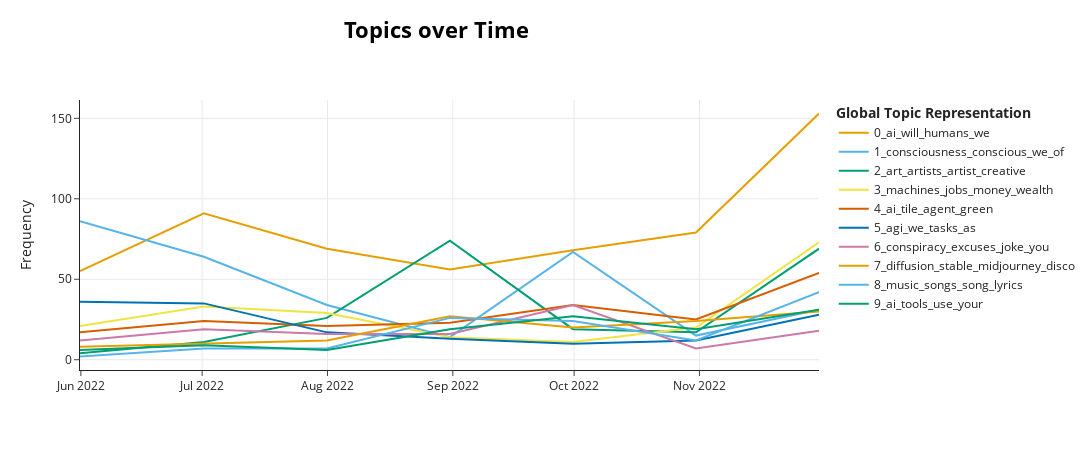

Notebook source saved alongside this figure:
### Code cell
# model.visualize_topics()
# model.get_topic_info()

new_topic_labels = {
    0: "AI and Humanity",
    1: "Creative Arts with AI",
    2: "Learning with AI",
    3: "Music and AI",
    4: "AI in Jobs and Economy",
    5: "AI Research Discussions",
    6: "Question-Answer Systems",
    7: "AGI and Future",
    8: "Chatbots and Conversations",
    9: "Stable Diffusion and AI Art",
}


topics_over_time = model.topics_over_time(comments['body'], comments['date'], nr_bins=7, datetime_format='%d, %m, %Y')
model.set_topic_labels(new_topic_labels)

model.visualize_topics_over_time(topics_over_time, top_n_topics=10)

# model.visualize_topics_over_time(topics_over_time, top_n_topics=10)

### Figure 1 — Plotly figure (JSON) as saved in the notebook; plotly's stock layout.template omitted (floating-point values rounded to 4 significant figures)
{"data": [{"hoverinfo": "text", "hovertext": ["<b>Topic 0</b><br>Words: ai, humans, us, we, will", "<b>Topic 0</b><br>Words: ai, will, system, humans, we", "<b>Topic 0</b><br>Words: ai, we, us, will, humans", "<b>Topic 0</b><br>Words: ai, humans, we, will, world", "<b>Topic 0</b><br>Words: ai, automation, will, humans, transportation", "<b>Topic 0</b><br>Words: ai, humans, will, we, be", "<b>Topic 0</b><br>Words: ai, will, humans, we, be"], "marker": {"color": "#E69F00"}, "mode": "lines", "name": "0_ai_will_humans_we", "type": "scatter", "x": ["2022-05-31T18:53:16.800000", "2022-07-01T10:17:08.571428", "2022-07-31T20:34:17.142857", "2022-08-31T06:51:25.714285", "2022-09-30T17:08:34.285714", "2022-10-31T03:25:42.857142", "2022-11-30T13:42:51.428571"], "y": [55, 91, 69, 56, 68, 79, 153]}, {"hoverinfo": "text", "hovertext": ["<b>Topic 1</b><br>Words: consciousness, conscious, we, nonlocal, of", "<b>Topic 1</b><br>Words: consciousness, conscious, we, our, of", "<b>Topic 1</b><br>Words: conscious, consciousness, inner, we, think", "<b>Topic 1</b><br>Words: consciousness, conscious, we, thought, subconscious", "<b>Topic 1</b><br>Words: consciousness, conscious, we, is, of", "<b>Topic 1</b><br>Words: consciousness, conscious, deterministic, perception, tngs", "<b>Topic 1</b><br>Words: consciousness, conscious, brain, physical, as"], "marker": {"color": "#56B4E9"}, "mode": "lines", "name": "1_consciousness_conscious_we_of", "type": "scatter", "x": ["2022-05-31T18:53:16.800000", "2022-07-01T10:17:08.571428", "2022-07-31T20:34:17.142857", "2022-08-31T06:51:25.714285", "2022-09-30T17:08:34.285714", "2022-10-31T03:25:42.857142", "2022-11-30T13:42:51.428571"], "y": [86, 64, 34, 14, 67, 15, 31]}, {"hoverinfo": "text", "hovertext": ["<b>Topic 2</b><br>Words: experiences, art, insane, outcome, ourselves", "<b>Topic 2</b><br>Words: art, chess, better, artists, time", "<b>Topic 2</b><br>Words: art, artists, digital, will, artist", "<b>Topic 2</b><br>Words: art, artists, artist, painting, will", "<b>Topic 2</b><br>Words: art, artists, talent, artist, people", "<b>Topic 2</b><br>Words: art, chess, creative, creativity, lifelike", "<b>Topic 2</b><br>Words: art, artists, creative, artist, people"], "marker": {"color": "#009E73"}, "mode": "lines", "name": "2_art_artists_artist_creative", "type": "scatter", "x": ["2022-05-31T18:53:16.800000", "2022-07-01T10:17:08.571428", "2022-07-31T20:34:17.142857", "2022-08-31T06:51:25.714285", "2022-09-30T17:08:34.285714", "2022-10-31T03:25:42.857142", "2022-11-30T13:42:51.428571"], "y": [4, 11, 26, 74, 19, 17, 69]}, {"hoverinfo": "text", "hovertext": ["<b>Topic 3</b><br>Words: utopia, money, machines, amount, jobs", "<b>Topic 3</b><br>Words: wealth, money, jobs, prices, society", "<b>Topic 3</b><br>Words: jobs, machines, money, printers, people", "<b>Topic 3</b><br>Words: horses, technology, tech, insane, fuck", "<b>Topic 3</b><br>Words: trades, making, progress, corporations, push", "<b>Topic 3</b><br>Words: starve, crop, society, 30, machines", "<b>Topic 3</b><br>Words: machines, jobs, labor, wealth, work"], "marker": {"color": "#F0E442"}, "mode": "lines", "name": "3_machines_jobs_money_wealth", "type": "scatter", "x": ["2022-05-31T18:53:16.800000", "2022-07-01T10:17:08.571428", "2022-07-31T20:34:17.142857", "2022-08-31T06:51:25.714285", "2022-09-30T17:08:34.285714", "2022-10-31T03:25:42.857142", "2022-11-30T13:42:51.428571"], "y": [21, 33, 29, 14, 11, 20, 73]}, {"hoverinfo": "text", "hovertext": ["<b>Topic 4</b><br>Words: ai, showing, gard, trainedfed, nate", "<b>Topic 4</b><br>Words: pin, unpinned, clips, deleted, clip", "<b>Topic 4</b><br>Words: green, color, fruit, pea, pineapple", "<b>Topic 4</b><br>Words: tile, agent, grid, clean, dirty", "<b>Topic 4</b><br>Words: ai, how, works, we, methods", "<b>Topic 4</b><br>Words: ai, folks, hahahahahaha, dangai, courtesies", "<b>Topic 4</b><br>Words: ai, knows, bulls, target, hit"], "marker": {"color": "#D55E00"}, "mode": "lines", "name": "4_ai_tile_agent_green", "type": "scatter", "x": ["2022-05-31T18:53:16.800000", "2022-07-01T10:17:08.571428", "2022-07-31T20:34:17.142857", "2022-08-31T06:51:25.714285", "2022-09-30T17:08:34.285714", "2022-10-31T03:25:42.857142", "2022-11-30T13:42:51.428571"], "y": [17, 24, 21, 23, 34, 25, 54]}, {"hoverinfo": "text", "hovertext": ["<b>Topic 5</b><br>Words: agi, we, retirement, as, be", "<b>Topic 5</b><br>Words: agi, we, will, tasks, any", "<b>Topic 5</b><br>Words: agi, tasks, we, close, deep", "<b>Topic 5</b><br>Words: agi, symbols, asi, general, suddenly", "<b>Topic 5</b><br>Words: agi, approaches, approach, gtthe, system", "<b>Topic 5</b><br>Words: agi, filter, space, hunger, animals", "<b>Topic 5</b><br>Words: agi, alien, we, control, will"], "marker": {"color": "#0072B2"}, "mode": "lines", "name": "5_agi_we_tasks_as", "type": "scatter", "x": ["2022-05-31T18:53:16.800000", "2022-07-01T10:17:08.571428", "2022-07-31T20:34:17.142857", "2022-08-31T06:51:25.714285", "2022-09-30T17:08:34.285714", "2022-10-31T03:25:42.857142", "2022-11-30T13:42:51.428571"], "y": [36, 35, 17, 13, 10, 12, 28]}, {"hoverinfo": "text", "hovertext": ["<b>Topic 6</b><br>Words: virgins, neckbeard, theorists, grifter, mccartney", "<b>Topic 6</b><br>Words: idiot, reddit, statement, hurts, psychopath", "<b>Topic 6</b><br>Words: conspiracy, joke, homophobic, jokes, landing", "<b>Topic 6</b><br>Words: excuses, vegan, disagree, dumb, naive", "<b>Topic 6</b><br>Words: sociopath, conspiracy, psychologist, greasy, virgin", "<b>Topic 6</b><br>Words: responsibility, convenient, his, hangover, psychohistorian", "<b>Topic 6</b><br>Words: projecting, kanye, slippery, slope, obviously"], "marker": {"color": "#CC79A7"}, "mode": "lines", "name": "6_conspiracy_excuses_joke_you", "type": "scatter", "x": ["2022-05-31T18:53:16.800000", "2022-07-01T10:17:08.571428", "2022-07-31T20:34:17.142857", "2022-08-31T06:51:25.714285", "2022-09-30T17:08:34.285714", "2022-10-31T03:25:42.857142", "2022-11-30T13:42:51.428571"], "y": [12, 19, 16, 16, 34, 7, 18]}, {"hoverinfo": "text", "hovertext": ["<b>Topic 7</b><br>Words: diffusion, disco, mj, stable, midjourney", "<b>Topic 7</b><br>Words: diffusion, stable, de2, httpshuggingfacecospacesstabilityaistablediffusion, midjourney", "<b>Topic 7</b><br>Words: diffusion, stable, midjourney, image, frame", "<b>Topic 7</b><br>Words: diffusion, stable, midjourney, dalle2, run", "<b>Topic 7</b><br>Words: diffusion, stable, colab, use, locally", "<b>Topic 7</b><br>Words: stable, diffusion, midjourney, ckpt, safetensors"], "marker": {"color": "#E69F00"}, "mode": "lines", "name": "7_diffusion_stable_midjourney_disco", "type": "scatter", "x": ["2022-05-31T18:53:16.800000", "2022-07-31T20:34:17.142857", "2022-08-31T06:51:25.714285", "2022-09-30T17:08:34.285714", "2022-10-31T03:25:42.857142", "2022-11-30T13:42:51.428571"], "y": [8, 12, 27, 20, 24, 30]}, {"hoverinfo": "text", "hovertext": ["<b>Topic 8</b><br>Words: httpseternalboxdevjukeboxindexhtml, synthesizerv, eternal, vocals, jukebox", "<b>Topic 8</b><br>Words: music, songs, finalists, advertizing, synth", "<b>Topic 8</b><br>Words: music, song, composers, songs, jukebox", "<b>Topic 8</b><br>Words: music, lyrics, songs, song, musician", "<b>Topic 8</b><br>Words: music, song, songs, riaa, phonk", "<b>Topic 8</b><br>Words: music, piano, sound, recipes, recognizes", "<b>Topic 8</b><br>Words: music, lyrics, songs, song, musician"], "marker": {"color": "#56B4E9"}, "mode": "lines", "name": "8_music_songs_song_lyrics", "type": "scatter", "x": ["2022-05-31T18:53:16.800000", "2022-07-01T10:17:08.571428", "2022-07-31T20:34:17.142857", "2022-08-31T06:51:25.714285", "2022-09-30T17:08:34.285714", "2022-10-31T03:25:42.857142", "2022-11-30T13:42:51.428571"], "y": [2, 7, 7, 26, 24, 12, 42]}, {"hoverinfo": "text", "hovertext": ["<b>Topic 9</b><br>Words: command, search, clarify, httpsopenaicomblogcodexappshttpsopenaicomblogcodexapps, httpsiamairoadmap", "<b>Topic 9</b><br>Words: routines, commands, zoom, device, robot", "<b>Topic 9</b><br>Words: ja, gticsl, murf, httpstmeinternlphttpstmeinternlp, yk", "<b>Topic 9</b><br>Words: use, jokes, file, copyai, ai", "<b>Topic 9</b><br>Words: gurps, toolshttpswwwaitoolsforcom, tagline, tools, ai", "<b>Topic 9</b><br>Words: tools, am, ai, guys, topics", "<b>Topic 9</b><br>Words: ai, interested, accessible, thanks, open"], "marker": {"color": "#009E73"}, "mode": "lines", "name": "9_ai_tools_use_your", "type": "scatter", "x": ["2022-05-31T18:53:16.800000", "2022-07-01T10:17:08.571428", "2022-07-31T20:34:17.142857", "2022-08-31T06:51:25.714285", "2022-09-30T17:08:34.285714", "2022-10-31T03:25:42.857142", "2022-11-30T13:42:51.428571"], "y": [6, 9, 6, 19, 27, 19, 31]}], "layout": {"height": 450, "hoverlabel": {"bgcolor": "white", "font": {"family": "Rockwell", "size": 16}}, "legend": {"title": {"text": "<b>Global Topic Representation"}}, "title": {"font": {"color": "Black", "size": 22}, "text": "<b>Topics over Time</b>", "x": 0.4, "xanchor": "center", "y": 0.95, "yanchor": "top"}, "width": 1250, "xaxis": {"showgrid": true}, "yaxis": {"showgrid": true, "title": {"text": "Frequency"}}}}
